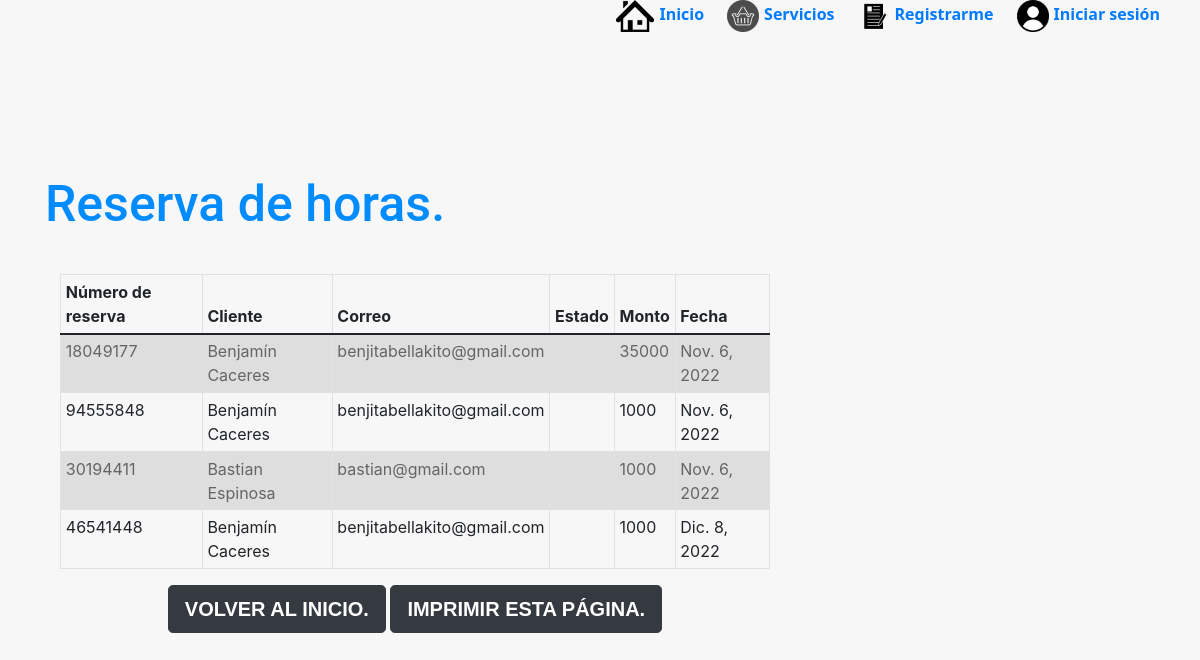
/reportes/, run on the app's committed database.
### core/models.py (models this page shows, shortened)
class Ventas(models.Model):
    id_venta = models.AutoField(primary_key=True)
    orden_compra = models.IntegerField(null=True, blank=True)
    nombre = models.CharField(max_length=45)
    apellido = models.CharField(max_length=45)
    correo = models.CharField(max_length=70)
    monto = models.IntegerField(null=True, blank=True)
    estado = models.CharField(null=True ,max_length=70)
    fecha_compra = models.DateField(blank=True, null=True)

### core/views.py (the view)
# urls.py: path('reportes/', reportes, name="reportes"),
def reportes(request):
    data = {
        'ventas': Ventas.objects.all(),
        'ventas2': Productos.objects.all()
    }
    return render(request, 'reportes/reporte.html', data)

### core/templates/Reportes/reporte.html (shortened to what this page needs)
{% extends 'core/base.html' %}
{% load static %}
{% block stylesheet %}
    <link href="{% static 'core/css/forms.css'%}" rel="stylesheet">
    <link href="{% static 'core/css/style.css'%}" rel="stylesheet">
    <link href="{% static 'core/css/bootstrap.min.css' %}" rel="stylesheet">
{% endblock %}
{% block content %}
<!DOCTYPE html>
<html lang="en">
<head>
    <link rel="stylesheet" href="https://stackpath.bootstrapcdn.com/bootstrap/4.5.0/css/bootstrap.min.css"
>
</head>
<body>
    <div class="">
        <div class="">
            <div class="">
                <br>
                <br>
                <br>
                <br>
                <br>
                <br>
                <h2>Reserva de horas.</h2>
            </div>
            <div class="col-lg-8 col-md-10 col-sm-12">
                <table class="table table-striped table-bordered table-sm table-responsive-sm">
                    <thead>
                        <tr>
                            <th scope="col">Número de reserva</th>
                            <th scope="col">Cliente</th>
                            <th scope="col">Correo</th>
                            <th scope="col">Estado</th>
                            <th scope="col">Monto</th>
                            <th scope="col">Fecha</th>
                        </tr>
                    </thead>
                    <tbody>
                        {% for venta in ventas %}
                        <tr>
                            <td>{{ venta.orden_compra }}</td>
                            <td>{{ venta.nombre }} {{ venta.apellido }}</td>
                            <td>{{ venta.correo }}</td>
                            <td>{{ ve.estado }}</td>
                            <td>{{ venta.monto }}</td>
                            <td>{{ venta.fecha_compra }}</td>
                        </tr>
                        {% endfor %}
                    </tbody>
                </table>
            </div>
        </div>
        <div class="col-sm-12 col-md-10 col-lg-8">
        <form enctype="multipart/form-data" action="{% url 'home' %}" method="POST">
            <div class="row justify-content-around my-1">
                <div class="col-sm-12 text-center">
                    <button type="submit" class="btn btn-dark btn-lg font-weight-bold">
                        Volver al inicio.
                    </button>
                    <input type="button" class="btn btn-dark btn-lg font-weight-bold" value="Imprimir esta página." onclick="window.print()">
                </div>
            </div>
        </form>
    </div>
</div>
</body>
</html>
{% endblock content %}

### core/static/core/css/base.css (style rules this page uses)
body { margin: 0; }
h2 { margin-top: 30px !important; margin-bottom: 40px !important; text-align: left !important; font-size: 50px !important; color: rgb(0, 140, 255) !important; }

### core/static/core/css/style.css (style rules this page uses)
:root { --primary: #FEA116; --light: #F1F8FF; --dark: #0F172B; }
.btn { font-family: 'Nunito', sans-serif; font-weight: 500; text-transform: uppercase; transition: .5s; }
.text-center { color: #FFFFFF; }

### core/static/core/css/forms.css (style rules this page uses)
#tabla_datos th, td { border: 1px solid gray; padding: 5px; }

### core/templates/Reportes/reporte.html (style rules this page uses)
body { background-color: #f7f7f7; }

### data on the page
Ventas: orden_compra "18049177", nombre "Benjamín", apellido "Caceres", correo "benjitabellakito@gmail.com", monto "35000", fecha_compra "Nov. 6, 2022"
Ventas: orden_compra "94555848", nombre "Benjamín", apellido "Caceres", correo "benjitabellakito@gmail.com", monto "1000", fecha_compra "Nov. 6, 2022"
Ventas: orden_compra "30194411", nombre "Bastian", apellido "Espinosa", correo "bastian@gmail.com", monto "1000", fecha_compra "Nov. 6, 2022"
Ventas: orden_compra "46541448", nombre "Benjamín", apellido "Caceres", correo "benjitabellakito@gmail.com", monto "1000", fecha_compra "Dic. 8, 2022"
